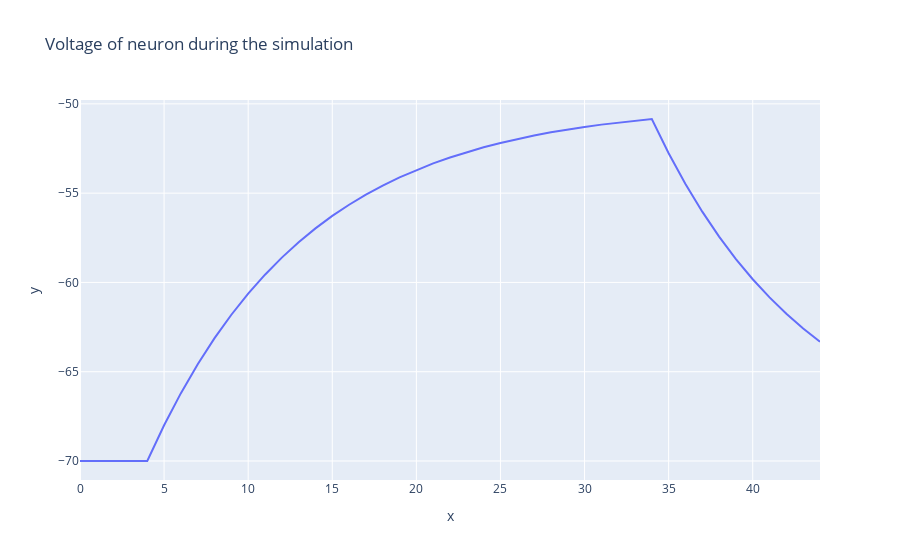
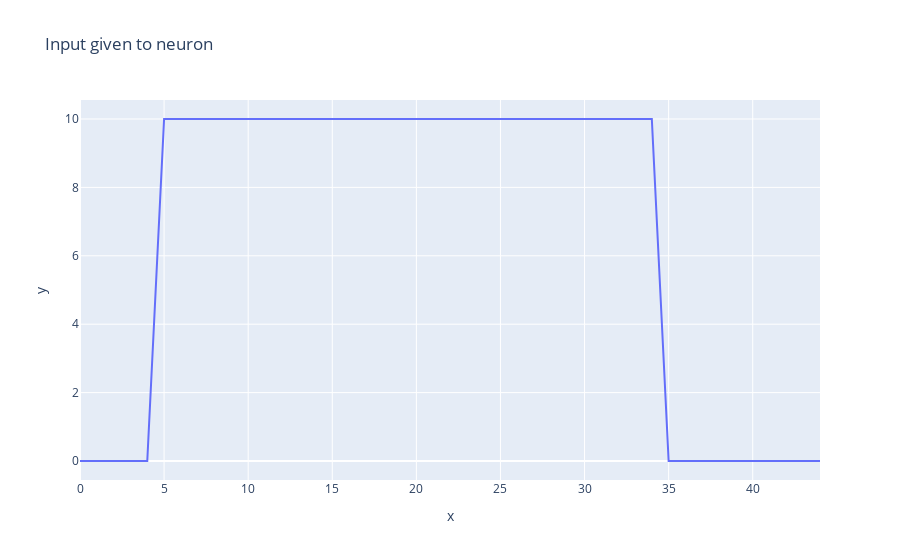

Notebook code for these charts, in order:
### Code cell
plot_neuron_info(v , inputI)

### Figure 1 — Plotly figure (JSON) as saved in the notebook; plotly's stock layout.template omitted (floating-point values rounded to 4 significant figures)
{"data": [{"hovertemplate": "x=%{x}<br>y=%{y}<extra></extra>", "legendgroup": "", "line": {"color": "#636efa", "dash": "solid"}, "marker": {"symbol": "circle"}, "mode": "lines", "name": "", "orientation": "v", "showlegend": false, "type": "scatter", "x": [0, 1, 2, 3, 4, 5, 6, 7, 8, 9, 10, 11, 12, 13, 14, 15, 16, 17, 18, 19, 20, 21, 22, 23, 24, 25, 26, 27, 28, 29, 30, 31, 32, 33, 34, 35, 36, 37, 38, 39, 40, 41, 42, 43, 44], "xaxis": "x", "y": [-70, -70, -70, -70, -70, -68, -66.2, -64.58, -63.12, -61.81, -60.63, -59.57, -58.61, -57.75, -56.97, -56.28, -55.65, -55.08, -54.58, -54.12, -53.71, -53.34, -53.0, -52.7, -52.43, -52.19, -51.97, -51.77, -51.6, -51.44, -51.29, -51.16, -51.05, -50.94, -50.85, -52.76, -54.49, -56.04, -57.43, -58.69, -59.82, -60.84, -61.76, -62.58, -63.32], "yaxis": "y"}], "layout": {"legend": {"tracegroupgap": 0}, "title": {"text": "Voltage of neuron during the simulation"}, "xaxis": {"anchor": "y", "domain": [0, 1], "title": {"text": "x"}}, "yaxis": {"anchor": "x", "domain": [0, 1], "title": {"text": "y"}}}}

### Figure 2 — Plotly figure (JSON) as saved in the notebook; plotly's stock layout.template omitted (floating-point values rounded to 4 significant figures)
{"data": [{"hovertemplate": "x=%{x}<br>y=%{y}<extra></extra>", "legendgroup": "", "line": {"color": "#636efa", "dash": "solid"}, "marker": {"symbol": "circle"}, "mode": "lines", "name": "", "orientation": "v", "showlegend": false, "type": "scatter", "x": [0, 1, 2, 3, 4, 5, 6, 7, 8, 9, 10, 11, 12, 13, 14, 15, 16, 17, 18, 19, 20, 21, 22, 23, 24, 25, 26, 27, 28, 29, 30, 31, 32, 33, 34, 35, 36, 37, 38, 39, 40, 41, 42, 43, 44], "xaxis": "x", "y": [0, 0, 0, 0, 0, 10, 10, 10, 10, 10, 10, 10, 10, 10, 10, 10, 10, 10, 10, 10, 10, 10, 10, 10, 10, 10, 10, 10, 10, 10, 10, 10, 10, 10, 10, 0, 0, 0, 0, 0, 0, 0, 0, 0, 0], "yaxis": "y"}], "layout": {"legend": {"tracegroupgap": 0}, "title": {"text": "Input given to neuron"}, "xaxis": {"anchor": "y", "domain": [0, 1], "title": {"text": "x"}}, "yaxis": {"anchor": "x", "domain": [0, 1], "title": {"text": "y"}}}}
